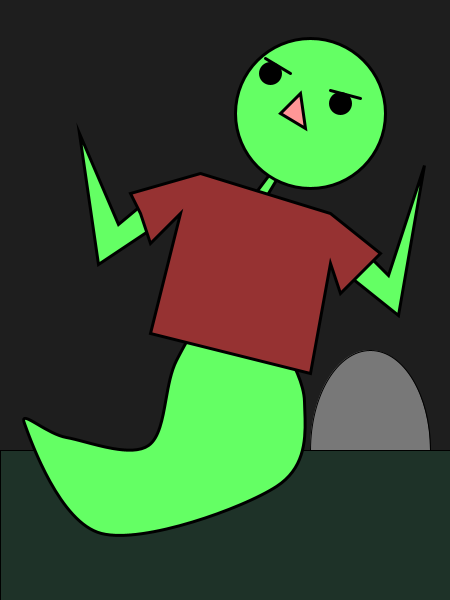
Frame 1 (no input)
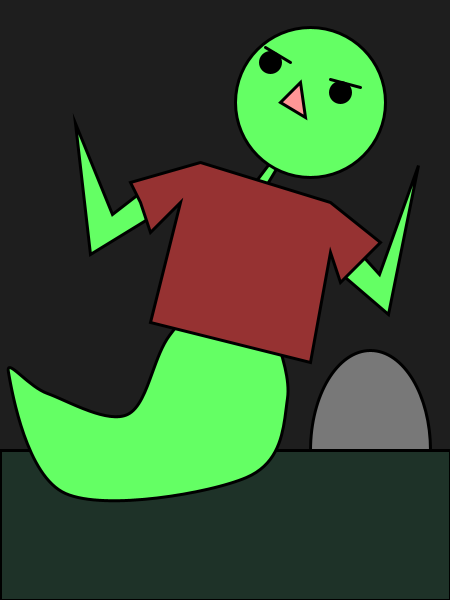
Frame 60 (the mouse pressed at the canvas centre just before this capture)
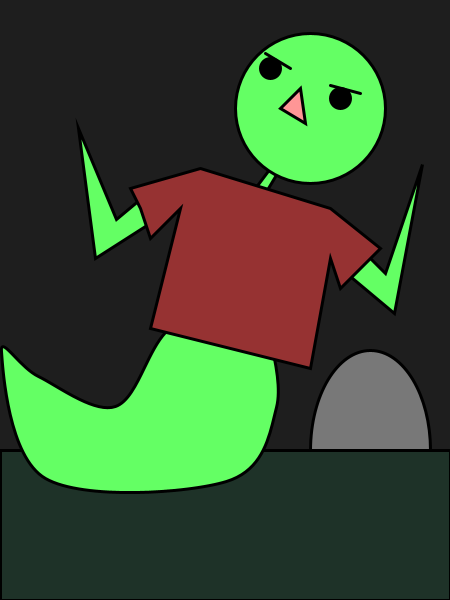
Frame 120 (the mouse held since frame 60 and released just before this capture)

The Processing sketch that drew these frames (run headless with seeded random() and noise(); from frame 60 on, the mouse is pressed at the canvas centre):

// Processing sketch: processing_76231
// ── processing_76231.pde

void setup() {
  size(450, 600);
}

void draw() {
  smooth();
  float ang2 =  .02 * (1-sin(millis()/100.0));
  float ang3 =  0.2 * (sin(millis()/1111.0));
  float ang4 =  0.2 * (7.5-sin(millis()/200.0));
  float noise1 = noise(millis()/900.0 ); 
  float y1 = map(noise1, 0,1,  -20,40); 
  background(30);
  fill(120);
  ellipse(370, 450, 120, 200);
  fill(30, 50, 40);
  rect(0, 450, 450, 150);

  //Head
  pushMatrix();
  translate(260, 50+y1);
  strokeWeight(3);
   fill(100, 255, 100);
  quad(-5, 130, 10, 110, 20, 110, 5, 135); 
  ellipse(50, 50, 150, 150);
  fill(255, 150, 150);
  triangle(40, 30, 20, 50, 45, 65);
  fill(0);
  ellipse(10, 10, 20, 20);
  ellipse(80, 40, 20, 20);
  line(5, -5, 30, 10);
  line(70, 27, 100, 35);
  popMatrix();

  //Right arm
  pushMatrix();
  translate(60, -10+y1);
  rotate(ang2);
   fill(100, 255, 100);
  beginShape();
  vertex(310, 250);
  vertex(290, 270);
  vertex(340, 310);
  vertex(365, 160);
  vertex(330, 270);
  endShape(CLOSE);
  popMatrix();

  //Left arm
  pushMatrix();
  translate(50, y1);
   fill(100, 255, 100);
  rotate(ang2);
  beginShape();
  vertex(100, 185);
  vertex(110, 210);
  vertex(50, 250);
  vertex(30, 120);
  vertex(70, 210);
  endShape(CLOSE);
  popMatrix();
  
  //Tail thing
  pushMatrix();
  strokeWeight(1.5);
  translate(250, 295+y1);
  rotate(ang4);
  scale(2);
  fill(100, 255, 100);
  lowerT();
  popMatrix();
  
  //Body
  strokeWeight(3);
  pushMatrix();
  translate(50, y1);
  fill(150, 50, 50);
  beginShape();
  vertex(150, 160);
  vertex(280, 200);
  vertex(330, 240);
  vertex(290, 280);
  vertex(280, 250);
  vertex(260, 360);
  vertex(100, 320);
  vertex(130, 200);
  vertex(100, 230);
  vertex(90, 200);
  vertex(80, 180);
  endShape(CLOSE);
  popMatrix();
}

void lowerT(){
  beginShape();
  curveVertex(10, -10);
  curveVertex(10, -10);
  curveVertex(50, -20);
  curveVertex(90, 0);
  curveVertex(100, 90);
  curveVertex(40, 120);
  curveVertex(50, 100);
  curveVertex(60, 60);
  curveVertex(20, 40);
  curveVertex(-10, 10);
  curveVertex(10,-10);
  curveVertex(10, -10);
  endShape();
}
